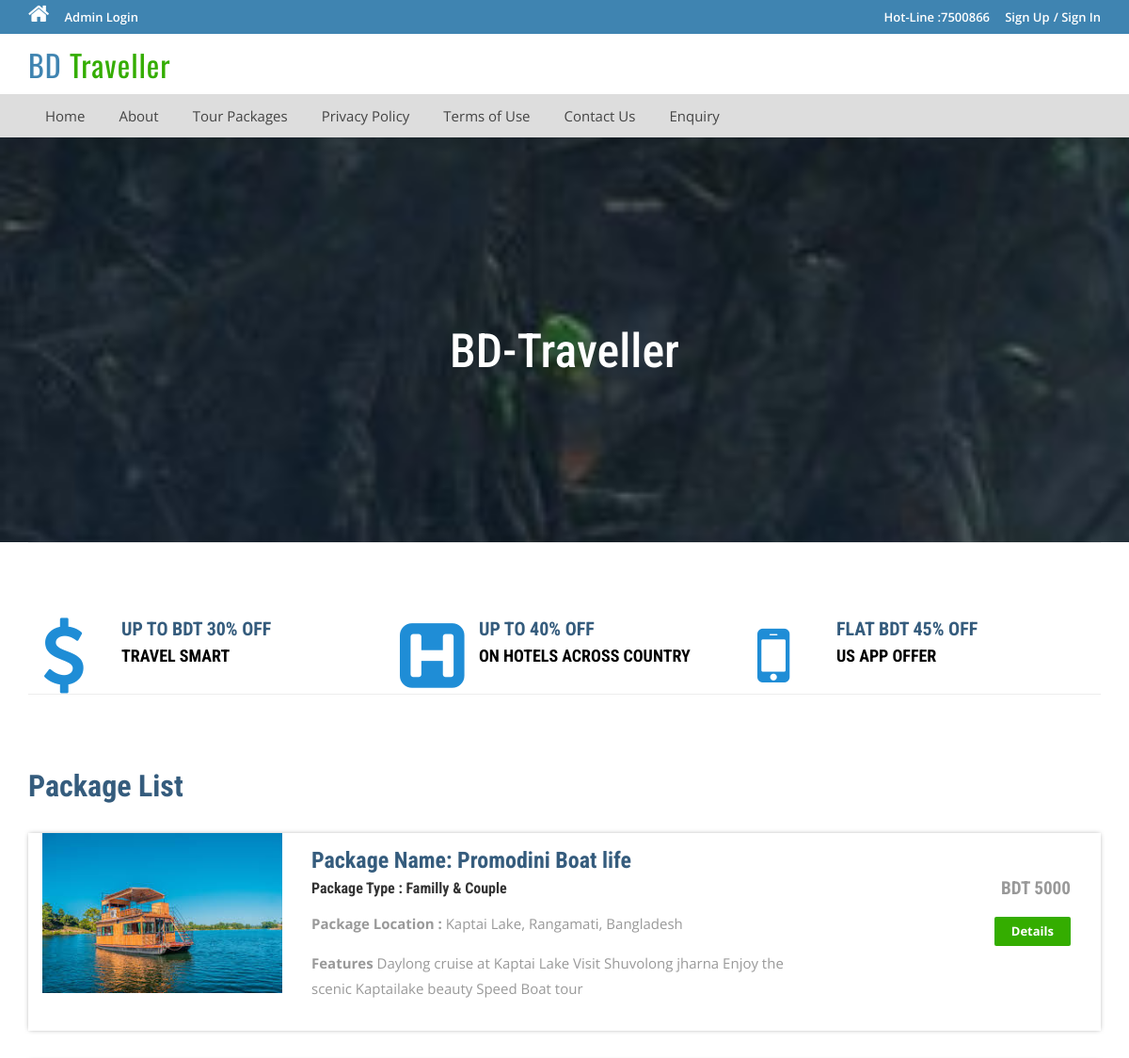
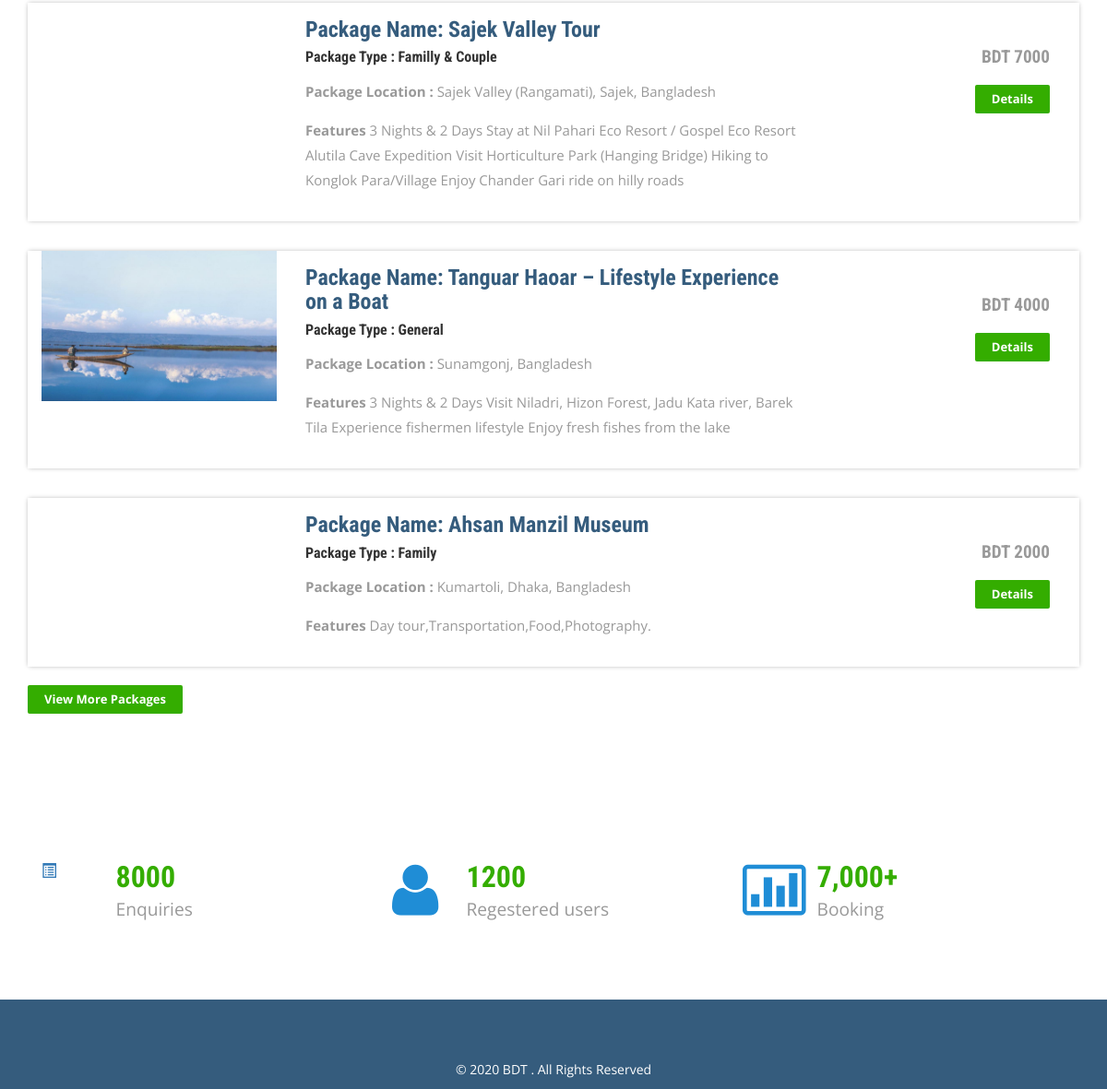
The page / on the database its author committed (2 pictures, top to bottom).
### tables this page shows
CREATE TABLE `tbltourpackages` (
  `PackageId` int(11) NOT NULL,
  `PackageName` varchar(200) DEFAULT NULL,
  `PackageType` varchar(150) DEFAULT NULL,
  `PackageLocation` varchar(100) DEFAULT NULL,
  `PackagePrice` int(11) DEFAULT NULL,
  `PackageFetures` varchar(255) DEFAULT NULL,
  `PackageDetails` mediumtext DEFAULT NULL,
  `PackageImage` varchar(100) DEFAULT NULL,
  `Creationdate` timestamp NULL DEFAULT current_timestamp(),
  `UpdationDate` timestamp NULL DEFAULT NULL ON UPDATE current_timestamp()
);

### index.php (the view, shortened to what this page needs)
<?php
include('includes/config.php');
?>
<!DOCTYPE HTML>
<html>
<head>
<link href="css/bootstrap.css" rel='stylesheet' type='text/css' />
<link href="css/style.css" rel='stylesheet' type='text/css' />
<link href="css/font-awesome.css" rel="stylesheet">
<link href="css/animate.css" rel="stylesheet" type="text/css" media="all">
</head>
<body>
<?php include('includes/header.php');?>
<div class="banner">
	<div class="container">
		<h1 class="wow zoomIn animated animated" data-wow-delay=".5s" style="visibility: visible; animation-delay: 0.5s; animation-name: zoomIn;">BD-Traveller</h1>
	</div>
</div>
<div class="container">
	<div class="rupes">
		<div class="col-md-4 rupes-left wow fadeInDown animated animated" data-wow-delay=".5s" style="visibility: visible; animation-delay: 0.5s; animation-name: fadeInDown;">
			<div class="rup-left">
				<a href="offers.html"><i class="fa fa-usd"></i></a>
			</div>
			<div class="rup-rgt">
				<h3>UP TO BDT 30% OFF</h3>
				<h4><a href="offers.html">TRAVEL SMART</a></h4>
			</div>
				<div class="clearfix"></div>
		</div>
		<div class="col-md-4 rupes-left wow fadeInDown animated animated" data-wow-delay=".5s" style="visibility: visible; animation-delay: 0.5s; animation-name: fadeInDown;">
			<div class="rup-left">
				<a href="offers.html"><i class="fa fa-h-square"></i></a>
			</div>
			<div class="rup-rgt">
				<h3>UP TO 40% OFF</h3>
				<h4><a href="offers.html">ON HOTELS ACROSS COUNTRY</a></h4>
			</div>
				<div class="clearfix"></div>
		</div>
		<div class="col-md-4 rupes-left wow fadeInDown animated animated" data-wow-delay=".5s" style="visibility: visible; animation-delay: 0.5s; animation-name: fadeInDown;">
			<div class="rup-left">
				<a href="offers.html"><i class="fa fa-mobile"></i></a>
			</div>
			<div class="rup-rgt">
				<h3>FLAT BDT 45% OFF</h3>
				<h4><a href="offers.html">US APP OFFER</a></h4>
			</div>
				<div class="clearfix"></div>
		</div>
	</div>
</div>
<div class="container">
	<div class="holiday">
	<h3>Package List</h3>
<?php $sql = "SELECT * from tbltourpackages order by rand() limit 4";
$query = $dbh->prepare($sql);
$query->execute();
$results=$query->fetchAll(PDO::FETCH_OBJ);
if($query->rowCount() > 0)
{
foreach($results as $result)
{	?>
			<div class="rom-btm">
				<div class="col-md-3 room-left wow fadeInLeft animated" data-wow-delay=".5s">
					<img src="admin/pacakgeimages/<?php echo htmlentities($result->PackageImage);?>" class="img-responsive" alt="">
				</div>
				<div class="col-md-6 room-midle wow fadeInUp animated" data-wow-delay=".5s">
					<h4>Package Name: <?php echo htmlentities($result->PackageName);?></h4>
					<h6>Package Type : <?php echo htmlentities($result->PackageType);?></h6>
					<p><b>Package Location :</b> <?php echo htmlentities($result->PackageLocation);?></p>
					<p><b>Features</b> <?php echo htmlentities($result->PackageFetures);?></p>
				</div>
				<div class="col-md-3 room-right wow fadeInRight animated" data-wow-delay=".5s">
					<h5>BDT <?php echo htmlentities($result->PackagePrice);?></h5>
					<a href="package-details.php?pkgid=<?php echo htmlentities($result->PackageId);?>" class="view">Details</a>
				</div>
				<div class="clearfix"></div>
			</div>
<?php }} ?>
<div><a href="package-list.php" class="view">View More Packages</a></div>
</div>
	</div>
<div class="routes">
	<div class="container">
		<div class="col-md-4 routes-left wow fadeInRight animated" data-wow-delay=".5s">
			<div class="rou-left">
				<a href="#"><i class="glyphicon glyphicon-list-alt"></i></a>
			</div>
			<div class="rou-rgt wow fadeInDown animated" data-wow-delay=".5s">
				<h3>8000</h3>
				<p>Enquiries</p>
			</div>
				<div class="clearfix"></div>
		</div>
		<div class="col-md-4 routes-left">
			<div class="rou-left">
				<a href="#"><i class="fa fa-user"></i></a>
			</div>
			<div class="rou-rgt">
				<h3>1200</h3>
				<p>Regestered users</p>
			</div>
				<div class="clearfix"></div>
		</div>
		<div class="col-md-4 routes-left wow fadeInRight animated" data-wow-delay=".5s">
			<div class="rou-left">
				<a href="#"><i class="fa fa-ticket"></i></a>
			</div>
			<div class="rou-rgt">
				<h3>7,000+</h3>
				<p>Booking</p>
			</div>
				<div class="clearfix"></div>
		</div>
		<div class="clearfix"></div>
	</div>
</div>
<?php include('includes/footer.php');?>
</body>
</html>

### includes/header.php (shortened to what this page needs)
<?php if($_SESSION['login'])
{?>
<div class="top-header">
	<div class="container">
		<ul class="tp-hd-lft wow fadeInLeft animated" data-wow-delay="0s">
			<li class="hm"><a href="index.html"><i class="fa fa-home"></i></a></li>
			<li class="prnt"><a href="profile.php">My Profile</a></li>
				<li class="prnt"><a href="change-password.php">Change Password</a></li>
			<li class="prnt"><a href="tour-history.php">My Tour History</a></li>
			<li class="prnt"><a href="issuetickets.php">Issue Tickets</a></li>
		</ul>
		<ul class="tp-hd-rgt wow fadeInRight animated" data-wow-delay=".5s">
			<li class="tol">Welcome :</li>
			<li class="sig"><?php echo htmlentities($_SESSION['login']);?></li>
			<li class="sigi"><a href="logout.php" >/ Logout</a></li>
        </ul>
		<div class="clearfix"></div>
	</div>
</div><?php } else {?>
<div class="top-header">
	<div class="container">
		<ul class="tp-hd-lft wow fadeInLeft animated" data-wow-delay=".5s">
			<li class="hm"><a href="index.php"><i class="fa fa-home"></i></a></li>
				<li class="hm"><a href="admin/index.php">Admin Login</a></li>
		</ul>
		<ul class="tp-hd-rgt wow fadeInRight animated" data-wow-delay=".5s">
			<li class="tol">Hot-Line :7500866</li>
			<li class="sig"><a href="#" data-toggle="modal" data-target="#myModal" >Sign Up</a></li>
			<li class="sigi"><a href="#" data-toggle="modal" data-target="#myModal4" >/ Sign In</a></li>
        </ul>
		<div class="clearfix"></div>
	</div>
</div>
<?php }?>
<div class="header">
	<div class="container">
		<div class="logo wow fadeInDown animated" data-wow-delay=".5s">
			<a href="index.php">BD <span>Traveller</span></a>
		</div>
	</div>
</div>
<div class="footer-btm wow fadeInLeft animated" data-wow-delay=".5s">
	<div class="container">
	<div class="navigation">
			<nav class="navbar navbar-default">
				<div class="collapse navbar-collapse nav-wil" id="bs-example-navbar-collapse-1">
					<nav class="cl-effect-1">
						<ul class="nav navbar-nav">
							<li><a href="index.php">Home</a></li>
							<li><a href="page.php?type=aboutus">About</a></li>
								<li><a href="package-list.php">Tour Packages</a></li>
								<li><a href="page.php?type=privacy">Privacy Policy</a></li>
								<li><a href="page.php?type=terms">Terms of Use</a></li>
								<li><a href="page.php?type=contact">Contact Us</a></li>
								<?php if($_SESSION['login'])
{?>
								<li>Need Help?<a href="#" data-toggle="modal" data-target="#myModal3"> / Write Us </a>  </li>
								<?php } else { ?>
								<li><a href="enquiry.php"> Enquiry </a>  </li>
								<?php } ?>
								<div class="clearfix"></div>
						</ul>
					</nav>
				</div>
			</nav>
		</div>
	</div>
</div>

### includes/footer.php
<div class="copy-right">
	<div class="container">
		<div class="footer-social-icons wow fadeInDown animated animated" data-wow-delay=".5s" style="visibility: visible; ">
			<ul>
				<li><a class="facebook" href="#"><span>Facebook</span></a></li>
				<li><a class="twitter" href="#"><span>Twitter</span></a></li>
				<li><a class="googleplus" href="#"><span>Google+</span></a></li>
			</ul>
		</div>
		<p class="wow zoomIn animated animated" data-wow-delay=".5s" style="visibility: visible; ">© 2020 BDT . All Rights Reserved </p>
	</div>
</div>

### rows shown on the page
tbltourpackages: PackageImage (picture), PackageName "Promodini Boat life", PackageType "Familly & Couple", PackageLocation "Kaptai Lake, Rangamati, Bangladesh", PackageFetures "Daylong cruise at Kaptai Lake Visit Shuvolong jharna Enjoy the scenic Kaptailake beauty Speed Boat tour", PackagePrice "5000"
tbltourpackages: PackageName "Sajek Valley Tour", PackageType "Familly & Couple", PackageLocation "Sajek Valley (Rangamati), Sajek, Bangladesh", PackageFetures "3 Nights & 2 Days Stay at Nil Pahari Eco Resort / Gospel Eco Resort Alutila Cave Expedition Visit Horticulture Park (Hanging Bridge) Hiking to Konglok Para/Village Enjoy Chander Gari ride on hilly roads", PackagePrice "7000"
tbltourpackages: PackageImage (picture), PackageName "Tanguar Haoar – Lifestyle Experience on a Boat", PackageType "General", PackageLocation "Sunamgonj, Bangladesh", PackageFetures "3 Nights & 2 Days Visit Niladri, Hizon Forest, Jadu Kata river, Barek Tila Experience fishermen lifestyle Enjoy fresh fishes from the lake", PackagePrice "4000"
tbltourpackages: PackageName "Ahsan Manzil Museum", PackageType "Family", PackageLocation "Kumartoli, Dhaka, Bangladesh", PackageFetures "Day tour,Transportation,Food,Photography.", PackagePrice "2000"
